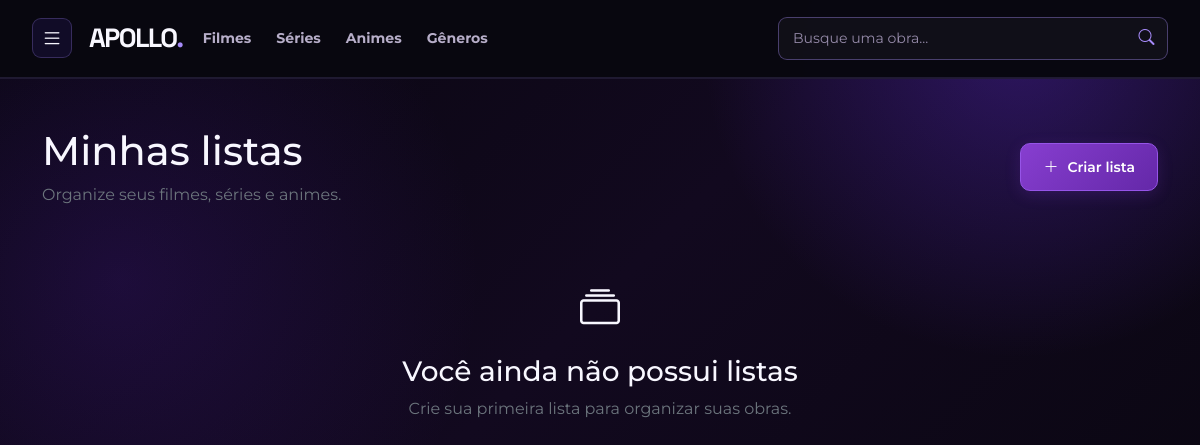
/Usuario/MinhasListas.php (signed in), run on an earlier commit of the app's database.
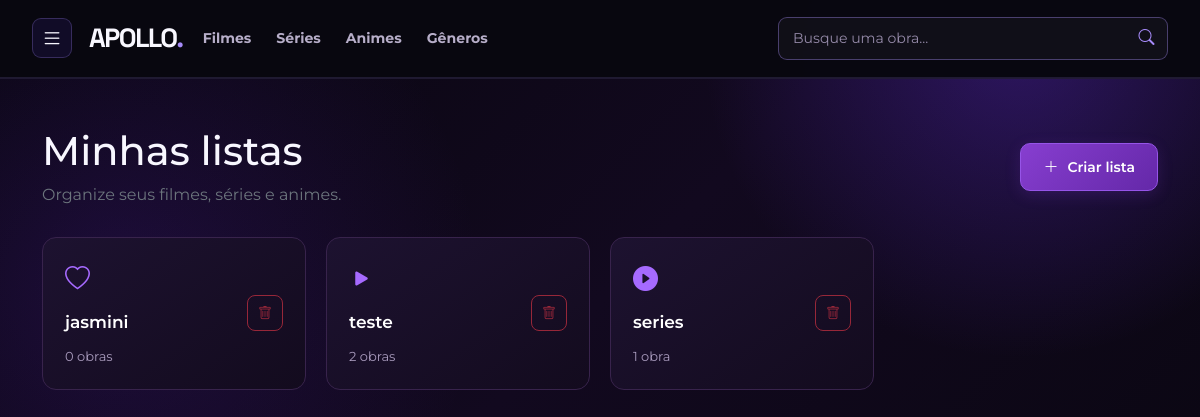
And on a later commit of the database.
### tables this page shows
CREATE TABLE `listas_usuario` (
  `id` int UNSIGNED NOT NULL,
  `usuario_id` int UNSIGNED NOT NULL,
  `nome` varchar(100) NOT NULL,
  `data_criacao` timestamp NULL DEFAULT CURRENT_TIMESTAMP
);

### www/Usuario/MinhasListas.php (the view, shortened to what this page needs)
<?php
$conexao = conectarBanco();
$usuarioId = idUsuarioLogado();
$consulta = $conexao->prepare("
    SELECT
        listas_usuario.id,
        listas_usuario.nome,
        listas_usuario.data_criacao,
        COUNT(itens_lista.id) AS quantidade_obras
    FROM listas_usuario
    LEFT JOIN itens_lista
        ON listas_usuario.id = itens_lista.lista_id
    WHERE listas_usuario.usuario_id = :usuario_id
    GROUP BY
        listas_usuario.id,
        listas_usuario.nome,
        listas_usuario.data_criacao
    ORDER BY listas_usuario.id ASC
");
$consulta->execute([
    ':usuario_id' => $usuarioId
]);
$listas = $consulta->fetchAll(PDO::FETCH_ASSOC);
function escaparLista($valor)
{
    return htmlspecialchars((string) $valor, ENT_QUOTES, 'UTF-8');
}
?>
<!DOCTYPE html>
<html lang="pt-BR">
<head>
    <link href="https://cdn.jsdelivr.net/npm/bootstrap@5.3.8/dist/css/bootstrap.min.css" rel="stylesheet">
    <link rel="stylesheet" href="../css/styles.css">
    <link rel="stylesheet"
        href="https://cdn.jsdelivr.net/npm/bootstrap-icons@1.11.3/font/bootstrap-icons.min.css">
</head>
<body>
<header>
    <?php include __DIR__ . '/../menu.php'; ?>
</header>
<main class="container py-5">
    <div class="d-flex justify-content-between align-items-center flex-wrap gap-3 mb-4">
        <div>
            <h1 class="mb-2">Minhas listas</h1>
            <p class="text-secondary mb-0">
                Organize seus filmes, séries e animes.
            </p>
        </div>
        <button
            class="btn-criar-lista"
            data-bs-toggle="modal"
            data-bs-target="#modalLista">
            <i class="bi bi-plus-lg"></i>
            Criar lista
        </button>
    </div>
    <?php if (!empty($listas)): ?>
        <div class="listas-box">
            <?php foreach ($listas as $lista): ?>
                <div class="lista-opcao">
                    <a
                        href="Lista.php?id=<?= (int) $lista['id'] ?>"
                        class="text-decoration-none">
                        <strong>
                            <?= escaparLista($lista['nome']) ?>
                        </strong>
                        <span>
                            <?= (int) $lista['quantidade_obras'] ?>
                            <?= (int) $lista['quantidade_obras'] === 1
                                ? 'obra'
                                : 'obras' ?>
                        </span>
                    </a>
                    <form
                        method="POST"
                        onsubmit="return confirm('Tem certeza de que deseja excluir esta lista? Todas as obras adicionadas a ela também serão removidas da lista.');">
                        <button
                            type="submit"
                            name="excluir_lista"
                            class="btn btn-sm btn-outline-danger"
                            title="Excluir lista">
                            <i class="bi bi-trash"></i>
                        </button>
                    </form>
                </div>
            <?php endforeach; ?>
        </div>
    <?php else: ?>
        <div class="text-center py-5">
            <i class="bi bi-collection fs-1"></i>
            <h3 class="mt-3">Você ainda não possui listas</h3>
            <p class="text-secondary">
                Crie sua primeira lista para organizar suas obras.
            </p>
        </div>
    <?php endif; ?>
</main>
</body>
</html>

What changed in the data, as far as the page shows it:
added listas_usuario: nome "jasmini", quantidade_obras "0"
added listas_usuario: nome "teste", quantidade_obras "2"
added listas_usuario: nome "series", quantidade_obras "1"
Also different on the page:
text no longer shown: "Você ainda não possui listas Crie sua primeira lista para organizar suas obras."
